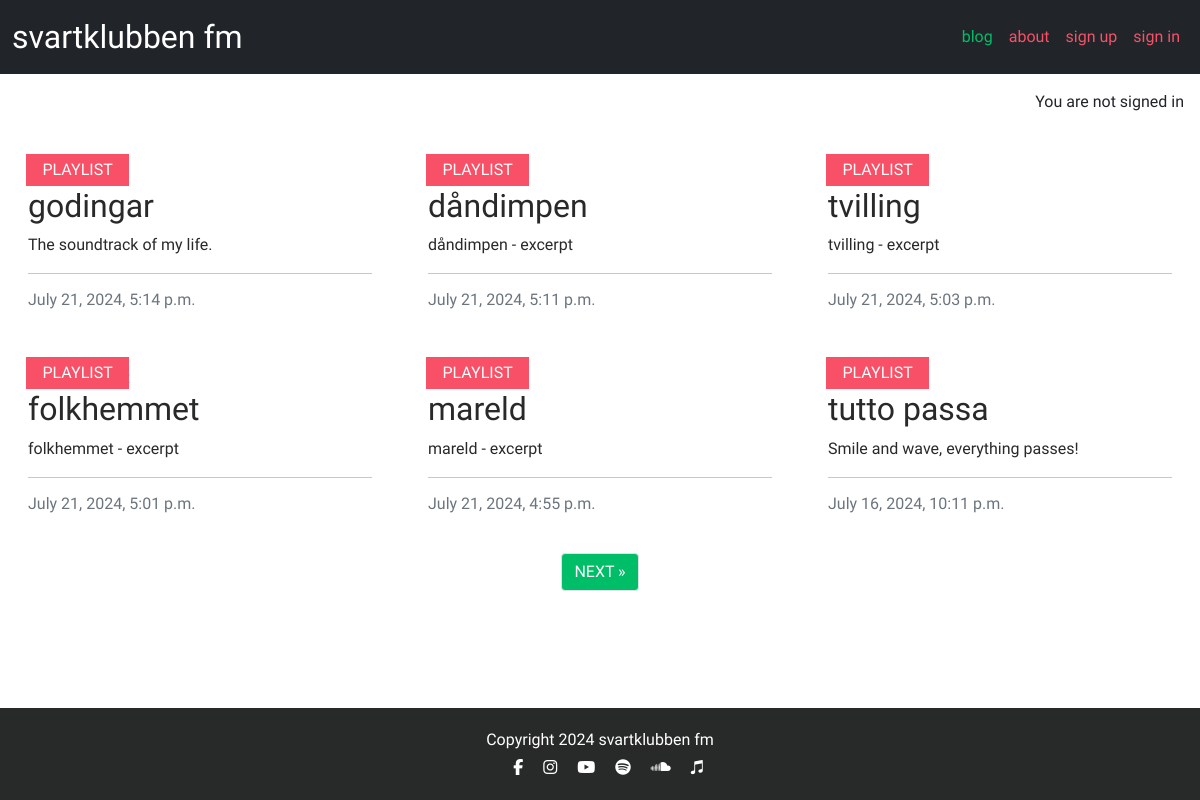
The page / on the database its author committed.
### blog/models.py (models this page shows, shortened)
class Post(models.Model):
    title = models.CharField(max_length=200, unique=True)
    slug = models.SlugField(max_length=200, unique=True)
    label = models.CharField(max_length=200, default='content_type')
    author = models.ForeignKey(
        User, on_delete=models.CASCADE, related_name="blog_posts"
    )
    featured_image = CloudinaryField('image', default='placeholder')
    content = models.TextField()
    created_on = models.DateTimeField(auto_now_add=True)
    status = models.IntegerField(choices=STATUS, default=0)
    excerpt = models.TextField(blank=True)
    updated_on = models.DateTimeField(auto_now=True)
    class Meta:
        ordering = ["-created_on"]

### blog/views.py (the view)
# urls.py: path('', views.PostList.as_view(), name='home'),
class PostList(generic.ListView):
    queryset = Post.objects.filter(status=1)
    template_name = "blog/index.html"
    paginate_by = 6

### blog/templates/blog/index.html (shortened to what this page needs)
{% extends "base.html" %}
{% load static %}
{% block content %}
<div class="container-fluid">
    <div class="row">
        <div class="col-12 mt-3 left">
            <div class="row">
                {% for post in post_list %}
                <div class="col-md-4">
                    <div class="card mb-4">
                        <div class="card-body">
                            <div class="image-container">
                                <div class="image-flash">
                                    <p class="label d-flex justify-content-center">{{ post.label }}</p>
                                </div>
                            </div>
                            <a href="{% url 'post_detail' post.slug %}" class="post-link">
                                <h2 class="card-title">{{ post.title }}</h2>
                                <p class="card-text">{{ post.excerpt }}</p>
                            </a>
                            <hr />
                            <p class="card-text text-muted h6">{{ post.created_on}}
                            </p>
                        </div>
                    </div>
                </div>
                {% if forloop.counter|divisibleby:3 %}
            </div>
            <div class="row">
                {% endif %}
                {% endfor %}
            </div>
        </div>
    </div>
    {% if is_paginated %}
    <nav aria-label="Page navigation">
        <ul class="pagination justify-content-center">
            {% if page_obj.has_next %}
            <li><a href="?page={{ page_obj.next_page_number }}" class="btn btn-style page-link"> NEXT &raquo;</a></li>
            {% endif %}
        </ul>
    </nav>
    {% endif %}
</div>
{% endblock %}
{% block copyright %}
    Copyright 2024 svartklubben fm
{% endblock %}

### templates/base.html (shortened to what this page needs)
{% load static %}
{% url 'home' as home_url %}
{% url 'about' as about_url %}
{% url 'polls:index' as polls_url %}
{% url 'account_login' as login_url %}
{% url 'account_signup' as signup_url %}
{% url 'account_logout' as logout_url %}
<!DOCTYPE html>
<html class="h-100" lang="en">
<head>
    <link href="https://cdn.jsdelivr.net/npm/bootstrap@5.0.1/dist/css/bootstrap.min.css" rel="stylesheet"
>
    <link rel="stylesheet" href="{% static 'css/style.css' %}">
</head>
<body class="d-flex flex-column h-100 main-bg">
    <nav class="navbar navbar-expand-lg navbar-dark bg-dark">
        <div class="container-fluid nav-margin">
            <a class="navbar-brand brand" href="{% url 'home' %}">svartklubben fm</a>
            <div class="collapse navbar-collapse" id="navbarText">
                <ul class="navbar-nav ms-auto mb-2 mb-lg-0">
                    <li class="nav-item">
                        <a class="nav-link nav-link-hover {% if request.path == home_url %}active{% endif %}" aria-current="page"
                            href="{% url 'home' %}">blog</a>
                    </li>
                    <li class="nav-item">
                        <a class="nav-link nav-link-hover {% if request.path == about_url %}active{% endif %}" aria-current="page"
                            href="{% url 'about' %}">about</a>
                    </li>
                    {% if user.is_authenticated %}
                    <li class="nav-item">
                        <a class="nav-link nav-link-hover {% if request.path == polls_url %}active{% endif %}" aria-current="page"
                            href="{% url 'polls:index' %}">polls</a>
                    </li>
                    <li class="nav-item">
                        <a class="nav-link nav-link-hover {% if request.path == logout_url %}active{% endif %}" aria-current="page"
                            href="{% url 'account_logout' %}">sign out</a>
                    </li>
                    {% else %}
                    <li class="nav-item">
                        <a class="nav-link nav-link-hover {% if request.path == signup_url %}active{% endif %}" aria-current="page"
                            href="{% url 'account_signup' %}">sign up</a>
                    </li>
                    <li class="nav-item">
                        <a class="nav-link nav-link-hover {% if request.path == login_url %}active{% endif %}" aria-current="page"
                            href="{% url 'account_login' %}">sign in</a>
                    </li>
                    {% endif %}
                </ul>
            </div>
        </div>
    </nav>
    <main class="flex-shrink-0 main-bg">
        {% if user.is_authenticated %}
        <p class="text-end m-3">You are signed in as {{ user }}</p>
        {% else %}
        <p class="text-end m-3">You are not signed in</p>
        {% endif %}
        {% block content %}{% endblock content %}
    </main>
    <footer class="footer mt-auto py-3 dark-bg">
        <p class="m-1 text-center text-white">
            {% block copyright %}{% endblock %}
        </p>
        <p class="m-1 text-center text-white">
            <a href="https://www.facebook.com/" target="_blank"><i class="fa-brands fa-facebook-f ms-3 text-white"></i></a>
            <a href="https://www.instagram.com/" target="_blank"><i class="fa-brands fa-instagram ms-3 text-white"></i></a>
            <a href="https://www.youtube.com/" target="_blank"><i class="fa-brands fa-youtube ms-3 text-white"></i></a>
            <a href="https://open.spotify.com/" target="_blank"><i class="fa-brands fa-spotify ms-3 text-white"></i></a>
            <a href="https://soundcloud.com/" target="_blank"><i class="fa-brands fa-soundcloud ms-3 text-white"></i></a>
            <a href="https://music.apple.com/us/browse" target="_blank"><i class="fa-brands fa-itunes-note ms-3 text-white"></i></a>
        </p>
    </footer>
</body>
</html>

### static/css/style.css (style rules this page uses)
body { background-color: #F9FAFC; font-family: Quicksand, sans-serif; }
.brand { font-family: Righteous, sans-serif; font-size: 2rem; color: #4A4A4F; }
.dark-bg { background-color: #282929; }
.main-bg { background-color: #ffffff; }
.nav-link { color: #f75067 !important; }
.nav-link.active { color: #00bd67 !important; }
.card { border: none; background-color: transparent; }
.image-container { position: relative; }
.image-flash { position: absolute; bottom: 5%; min-width: 30%; left: -2px; background-color: #f75067; }
.label { color: white; margin: 4px; text-transform: uppercase; }
.post-link { text-decoration: none; color: #282929; }
.btn-style, .btn-edit { background-color: #00bd67; color: #fff; }

### rows shown on the page
Post: label "PLAYLIST", title "godingar", excerpt "The soundtrack of my life.", created_on "July 21, 2024, 5:14 p.m."
Post: label "PLAYLIST", title "dåndimpen", excerpt "dåndimpen - excerpt", created_on "July 21, 2024, 5:11 p.m."
Post: label "PLAYLIST", title "tvilling", excerpt "tvilling - excerpt", created_on "July 21, 2024, 5:03 p.m."
Post: label "PLAYLIST", title "folkhemmet", excerpt "folkhemmet - excerpt", created_on "July 21, 2024, 5:01 p.m."
Post: label "PLAYLIST", title "mareld", excerpt "mareld - excerpt", created_on "July 21, 2024, 4:55 p.m."
Post: label "PLAYLIST", title "tutto passa", excerpt "Smile and wave, everything passes!", created_on "July 16, 2024, 10:11 p.m."
